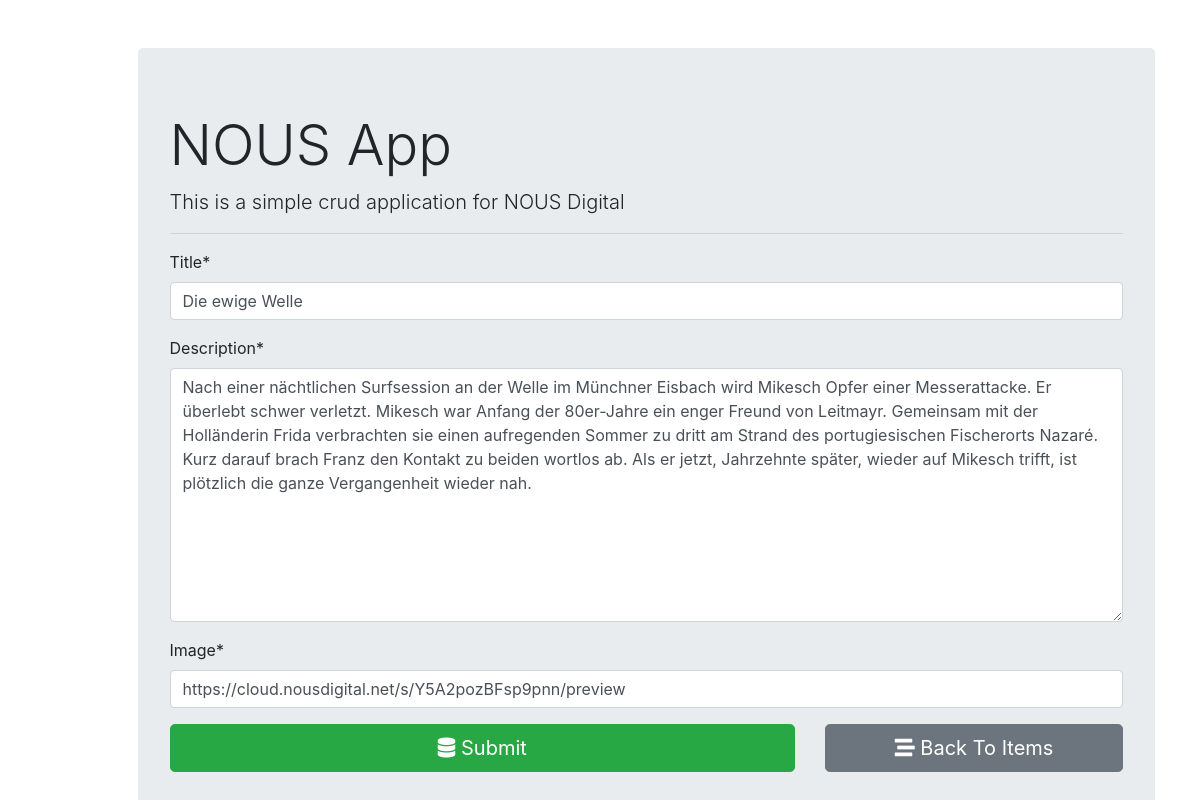
Page /items/1/ on the committed database.
### nous_app/models.py (models this page shows, shortened)
class Item(models.Model):
    id = models.AutoField(primary_key=True)
    title = models.CharField(max_length=400)
    description = models.TextField(max_length=1000)
    image = models.URLField(max_length=300)

### nous_app/views.py (the view, shortened to what this page needs)
# urls.py: path('', views.items_add, name='items_add'),
def items_add(request, id=0):
    if request.method == "GET":
        if id == 0:
            form = ItemFrom()
        else:
            item = Item.objects.get(pk=id)
            form = ItemFrom(instance=item)
        return render(request, 'nous_app/items_add.html', {'form': form})

### nous_app/forms.py
class ItemFrom(forms.ModelForm):
    class Meta:
        model = Item
        fields = "__all__"

### nous_app/templates/nous_app/items_add.html (shortened to what this page needs)
{% extends "nous_app/base.html" %}
{% load crispy_forms_tags %}
{% block content %}
<form action="", method="POST">
    {{form|crispy}}
    <div class="row">
        <div class="col-md-8">
            <button type="submit" class="btn btn-success btn-block btn-lg"><i class="fas fa-database"></i> Submit</button>
        </div>
        <div class="col-md-4">
            <a href="{% url 'items_list' %}" class="btn btn-secondary btn-block btn-lg">
                <i class="fas fa-stream"></i> Back To Items
            </a>
        </div>
    </div>
</form>
{% endblock content %}

### rows in the picture
Item: title "Die ewige Welle", description "Nach einer nächtlichen Surfsession an der Welle im Münchner Eisbach wird Mikesch Opfer einer Messerattacke. Er überlebt schwer verletzt. Mikesch war Anfang der 80er-Jahre ein enger Freund von Leitmayr. Gemeinsam mit der Holländerin Frida verbrachten sie einen aufregenden Sommer zu dritt am Strand des portugiesischen Fischerorts Nazaré. Kurz darauf brach Franz den Kontakt zu beiden wortlos ab. Als er jetzt, Jahrzehnte später, wieder auf Mikesch trifft, ist plötzlich die ganze Vergangenheit wieder nah.", image "https://cloud.nousdigital.net/s/Y5A2pozBFsp9pnn/preview"
